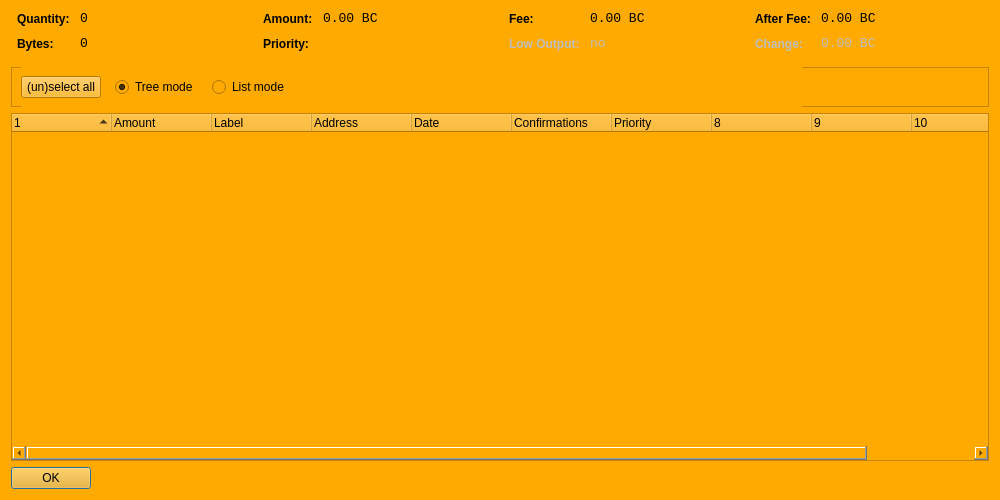
<?xml version="1.0" encoding="UTF-8"?>
<ui version="4.0">
 <class>CoinControlDialog</class>
 <widget class="QDialog" name="CoinControlDialog">
  <property name="geometry">
   <rect>
    <x>0</x>
    <y>0</y>
    <width>1000</width>
    <height>500</height>
   </rect>
  </property>
  <property name="palette">
   <palette>
    <active>
     <colorrole role="WindowText">
      <brush brushstyle="SolidPattern">
       <color alpha="255">
        <red>0</red>
        <green>0</green>
        <blue>0</blue>
       </color>
      </brush>
     </colorrole>
     <colorrole role="Button">
      <brush brushstyle="SolidPattern">
       <color alpha="255">
        <red>255</red>
        <green>170</green>
        <blue>0</blue>
       </color>
      </brush>
     </colorrole>
     <colorrole role="Light">
      <brush brushstyle="SolidPattern">
       <color alpha="255">
        <red>255</red>
        <green>213</green>
        <blue>127</blue>
       </color>
      </brush>
     </colorrole>
     <colorrole role="Midlight">
      <brush brushstyle="SolidPattern">
       <color alpha="255">
        <red>255</red>
        <green>191</green>
        <blue>63</blue>
       </color>
      </brush>
     </colorrole>
     <colorrole role="Dark">
      <brush brushstyle="SolidPattern">
       <color alpha="255">
        <red>127</red>
        <green>85</green>
        <blue>0</blue>
       </color>
      </brush>
     </colorrole>
     <colorrole role="Mid">
      <brush brushstyle="SolidPattern">
       <color alpha="255">
        <red>170</red>
        <green>113</green>
        <blue>0</blue>
       </color>
      </brush>
     </colorrole>
     <colorrole role="Text">
      <brush brushstyle="SolidPattern">
       <color alpha="255">
        <red>0</red>
        <green>0</green>
        <blue>0</blue>
       </color>
      </brush>
     </colorrole>
     <colorrole role="BrightText">
      <brush brushstyle="SolidPattern">
       <color alpha="255">
        <red>255</red>
        <green>255</green>
        <blue>255</blue>
       </color>
      </brush>
     </colorrole>
     <colorrole role="ButtonText">
      <brush brushstyle="SolidPattern">
       <color alpha="255">
        <red>0</red>
        <green>0</green>
        <blue>0</blue>
       </color>
      </brush>
     </colorrole>
     <colorrole role="Base">
      <brush brushstyle="SolidPattern">
       <color alpha="255">
        <red>255</red>
        <green>170</green>
        <blue>0</blue>
       </color>
      </brush>
     </colorrole>
     <colorrole role="Window">
      <brush brushstyle="SolidPattern">
       <color alpha="255">
        <red>255</red>
        <green>170</green>
        <blue>0</blue>
       </color>
      </brush>
     </colorrole>
     <colorrole role="Shadow">
      <brush brushstyle="SolidPattern">
       <color alpha="255">
        <red>0</red>
        <green>0</green>
        <blue>0</blue>
       </color>
      </brush>
     </colorrole>
     <colorrole role="AlternateBase">
      <brush brushstyle="SolidPattern">
       <color alpha="255">
        <red>255</red>
        <green>212</green>
        <blue>127</blue>
       </color>
      </brush>
     </colorrole>
     <colorrole role="ToolTipBase">
      <brush brushstyle="SolidPattern">
       <color alpha="255">
        <red>255</red>
        <green>255</green>
        <blue>220</blue>
       </color>
      </brush>
     </colorrole>
     <colorrole role="ToolTipText">
      <brush brushstyle="SolidPattern">
       <color alpha="255">
        <red>0</red>
        <green>0</green>
        <blue>0</blue>
       </color>
      </brush>
     </colorrole>
    </active>
    <inactive>
     <colorrole role="WindowText">
      <brush brushstyle="SolidPattern">
       <color alpha="255">
        <red>0</red>
        <green>0</green>
        <blue>0</blue>
       </color>
      </brush>
     </colorrole>
     <colorrole role="Button">
      <brush brushstyle="SolidPattern">
       <color alpha="255">
        <red>255</red>
        <green>170</green>
        <blue>0</blue>
       </color>
      </brush>
     </colorrole>
     <colorrole role="Light">
      <brush brushstyle="SolidPattern">
       <color alpha="255">
        <red>255</red>
        <green>213</green>
        <blue>127</blue>
       </color>
      </brush>
     </colorrole>
     <colorrole role="Midlight">
      <brush brushstyle="SolidPattern">
       <color alpha="255">
        <red>255</red>
        <green>191</green>
        <blue>63</blue>
       </color>
      </brush>
     </colorrole>
     <colorrole role="Dark">
      <brush brushstyle="SolidPattern">
       <color alpha="255">
        <red>127</red>
        <green>85</green>
        <blue>0</blue>
       </color>
      </brush>
     </colorrole>
     <colorrole role="Mid">
      <brush brushstyle="SolidPattern">
       <color alpha="255">
        <red>170</red>
        <green>113</green>
        <blue>0</blue>
       </color>
      </brush>
     </colorrole>
     <colorrole role="Text">
      <brush brushstyle="SolidPattern">
       <color alpha="255">
        <red>0</red>
        <green>0</green>
        <blue>0</blue>
       </color>
      </brush>
     </colorrole>
     <colorrole role="BrightText">
      <brush brushstyle="SolidPattern">
       <color alpha="255">
        <red>255</red>
        <green>255</green>
        <blue>255</blue>
       </color>
      </brush>
     </colorrole>
     <colorrole role="ButtonText">
      <brush brushstyle="SolidPattern">
       <color alpha="255">
        <red>0</red>
        <green>0</green>
        <blue>0</blue>
       </color>
      </brush>
     </colorrole>
     <colorrole role="Base">
      <brush brushstyle="SolidPattern">
       <color alpha="255">
        <red>255</red>
        <green>170</green>
        <blue>0</blue>
       </color>
      </brush>
     </colorrole>
     <colorrole role="Window">
      <brush brushstyle="SolidPattern">
       <color alpha="255">
        <red>255</red>
        <green>170</green>
        <blue>0</blue>
       </color>
      </brush>
     </colorrole>
     <colorrole role="Shadow">
      <brush brushstyle="SolidPattern">
       <color alpha="255">
        <red>0</red>
        <green>0</green>
        <blue>0</blue>
       </color>
      </brush>
     </colorrole>
     <colorrole role="AlternateBase">
      <brush brushstyle="SolidPattern">
       <color alpha="255">
        <red>255</red>
        <green>212</green>
        <blue>127</blue>
       </color>
      </brush>
     </colorrole>
     <colorrole role="ToolTipBase">
      <brush brushstyle="SolidPattern">
       <color alpha="255">
        <red>255</red>
        <green>255</green>
        <blue>220</blue>
       </color>
      </brush>
     </colorrole>
     <colorrole role="ToolTipText">
      <brush brushstyle="SolidPattern">
       <color alpha="255">
        <red>0</red>
        <green>0</green>
        <blue>0</blue>
       </color>
      </brush>
     </colorrole>
    </inactive>
    <disabled>
     <colorrole role="WindowText">
      <brush brushstyle="SolidPattern">
       <color alpha="255">
        <red>127</red>
        <green>85</green>
        <blue>0</blue>
       </color>
      </brush>
     </colorrole>
     <colorrole role="Button">
      <brush brushstyle="SolidPattern">
       <color alpha="255">
        <red>255</red>
        <green>170</green>
        <blue>0</blue>
       </color>
      </brush>
     </colorrole>
     <colorrole role="Light">
      <brush brushstyle="SolidPattern">
       <color alpha="255">
        <red>255</red>
        <green>213</green>
        <blue>127</blue>
       </color>
      </brush>
     </colorrole>
     <colorrole role="Midlight">
      <brush brushstyle="SolidPattern">
       <color alpha="255">
        <red>255</red>
        <green>191</green>
        <blue>63</blue>
       </color>
      </brush>
     </colorrole>
     <colorrole role="Dark">
      <brush brushstyle="SolidPattern">
       <color alpha="255">
        <red>127</red>
        <green>85</green>
        <blue>0</blue>
       </color>
      </brush>
     </colorrole>
     <colorrole role="Mid">
      <brush brushstyle="SolidPattern">
       <color alpha="255">
        <red>170</red>
        <green>113</green>
        <blue>0</blue>
       </color>
      </brush>
     </colorrole>
     <colorrole role="Text">
      <brush brushstyle="SolidPattern">
       <color alpha="255">
        <red>127</red>
        <green>85</green>
        <blue>0</blue>
       </color>
      </brush>
     </colorrole>
     <colorrole role="BrightText">
      <brush brushstyle="SolidPattern">
       <color alpha="255">
        <red>255</red>
        <green>255</green>
        <blue>255</blue>
       </color>
      </brush>
     </colorrole>
     <colorrole role="ButtonText">
      <brush brushstyle="SolidPattern">
       <color alpha="255">
        <red>127</red>
        <green>85</green>
        <blue>0</blue>
       </color>
      </brush>
     </colorrole>
     <colorrole role="Base">
      <brush brushstyle="SolidPattern">
       <color alpha="255">
        <red>255</red>
        <green>170</green>
        <blue>0</blue>
       </color>
      </brush>
     </colorrole>
     <colorrole role="Window">
      <brush brushstyle="SolidPattern">
       <color alpha="255">
        <red>255</red>
        <green>170</green>
        <blue>0</blue>
       </color>
      </brush>
     </colorrole>
     <colorrole role="Shadow">
      <brush brushstyle="SolidPattern">
       <color alpha="255">
        <red>0</red>
        <green>0</green>
        <blue>0</blue>
       </color>
      </brush>
     </colorrole>
     <colorrole role="AlternateBase">
      <brush brushstyle="SolidPattern">
       <color alpha="255">
        <red>255</red>
        <green>170</green>
        <blue>0</blue>
       </color>
      </brush>
     </colorrole>
     <colorrole role="ToolTipBase">
      <brush brushstyle="SolidPattern">
       <color alpha="255">
        <red>255</red>
        <green>255</green>
        <blue>220</blue>
       </color>
      </brush>
     </colorrole>
     <colorrole role="ToolTipText">
      <brush brushstyle="SolidPattern">
       <color alpha="255">
        <red>0</red>
        <green>0</green>
        <blue>0</blue>
       </color>
      </brush>
     </colorrole>
    </disabled>
   </palette>
  </property>
  <property name="windowTitle">
   <string>Coin Control</string>
  </property>
  <property name="styleSheet">
   <string notr="true">background-color: rgb(255, 170, 0);</string>
  </property>
  <layout class="QVBoxLayout" name="verticalLayout">
   <item>
    <layout class="QHBoxLayout" name="horizontalLayoutTop" stretch="0,0,0,0">
     <property name="topMargin">
      <number>0</number>
     </property>
     <property name="bottomMargin">
      <number>10</number>
     </property>
     <item>
      <layout class="QFormLayout" name="formLayoutCoinControl1">
       <property name="horizontalSpacing">
        <number>10</number>
       </property>
       <property name="verticalSpacing">
        <number>10</number>
       </property>
       <property name="leftMargin">
        <number>6</number>
       </property>
       <property name="rightMargin">
        <number>6</number>
       </property>
       <item row="0" column="0">
        <widget class="QLabel" name="labelCoinControlQuantityText">
         <property name="styleSheet">
          <string notr="true">font-weight:bold;</string>
         </property>
         <property name="text">
          <string>Quantity:</string>
         </property>
        </widget>
       </item>
       <item row="0" column="1">
        <widget class="QLabel" name="labelCoinControlQuantity">
         <property name="font">
          <font>
           <family>Monospace</family>
           <pointsize>10</pointsize>
          </font>
         </property>
         <property name="cursor">
          <cursorShape>IBeamCursor</cursorShape>
         </property>
         <property name="contextMenuPolicy">
          <enum>Qt::ActionsContextMenu</enum>
         </property>
         <property name="text">
          <string notr="true">0</string>
         </property>
         <property name="textInteractionFlags">
          <set>Qt::LinksAccessibleByMouse|Qt::TextSelectableByKeyboard|Qt::TextSelectableByMouse</set>
         </property>
        </widget>
       </item>
       <item row="1" column="0">
        <widget class="QLabel" name="labelCoinControlBytesText">
         <property name="styleSheet">
          <string notr="true">font-weight:bold;</string>
         </property>
         <property name="text">
          <string>Bytes:</string>
         </property>
        </widget>
       </item>
       <item row="1" column="1">
        <widget class="QLabel" name="labelCoinControlBytes">
         <property name="font">
          <font>
           <family>Monospace</family>
           <pointsize>10</pointsize>
          </font>
         </property>
         <property name="cursor">
          <cursorShape>IBeamCursor</cursorShape>
         </property>
         <property name="contextMenuPolicy">
          <enum>Qt::ActionsContextMenu</enum>
         </property>
         <property name="text">
          <string notr="true">0</string>
         </property>
         <property name="textInteractionFlags">
          <set>Qt::LinksAccessibleByMouse|Qt::TextSelectableByKeyboard|Qt::TextSelectableByMouse</set>
         </property>
        </widget>
       </item>
      </layout>
     </item>
     <item>
      <layout class="QFormLayout" name="formLayoutCoinControl2">
       <property name="horizontalSpacing">
        <number>10</number>
       </property>
       <property name="verticalSpacing">
        <number>10</number>
       </property>
       <property name="leftMargin">
        <number>6</number>
       </property>
       <property name="rightMargin">
        <number>6</number>
       </property>
       <item row="0" column="0">
        <widget class="QLabel" name="labelCoinControlAmountText">
         <property name="styleSheet">
          <string notr="true">font-weight:bold;</string>
         </property>
         <property name="text">
          <string>Amount:</string>
         </property>
        </widget>
       </item>
       <item row="0" column="1">
        <widget class="QLabel" name="labelCoinControlAmount">
         <property name="font">
          <font>
           <family>Monospace</family>
           <pointsize>10</pointsize>
          </font>
         </property>
         <property name="cursor">
          <cursorShape>IBeamCursor</cursorShape>
         </property>
         <property name="contextMenuPolicy">
          <enum>Qt::ActionsContextMenu</enum>
         </property>
         <property name="text">
          <string notr="true">0.00 BC</string>
         </property>
         <property name="textInteractionFlags">
          <set>Qt::LinksAccessibleByMouse|Qt::TextSelectableByKeyboard|Qt::TextSelectableByMouse</set>
         </property>
        </widget>
       </item>
       <item row="1" column="0">
        <widget class="QLabel" name="labelCoinControlPriorityText">
         <property name="styleSheet">
          <string notr="true">font-weight:bold;</string>
         </property>
         <property name="text">
          <string>Priority:</string>
         </property>
        </widget>
       </item>
       <item row="1" column="1">
        <widget class="QLabel" name="labelCoinControlPriority">
         <property name="font">
          <font>
           <family>Monospace</family>
           <pointsize>10</pointsize>
          </font>
         </property>
         <property name="cursor">
          <cursorShape>IBeamCursor</cursorShape>
         </property>
         <property name="contextMenuPolicy">
          <enum>Qt::ActionsContextMenu</enum>
         </property>
         <property name="text">
          <string/>
         </property>
         <property name="textInteractionFlags">
          <set>Qt::LinksAccessibleByMouse|Qt::TextSelectableByKeyboard|Qt::TextSelectableByMouse</set>
         </property>
        </widget>
       </item>
      </layout>
     </item>
     <item>
      <layout class="QFormLayout" name="formLayoutCoinControl3">
       <property name="horizontalSpacing">
        <number>10</number>
       </property>
       <property name="verticalSpacing">
        <number>10</number>
       </property>
       <property name="leftMargin">
        <number>6</number>
       </property>
       <property name="rightMargin">
        <number>6</number>
       </property>
       <item row="0" column="0">
        <widget class="QLabel" name="labelCoinControlFeeText">
         <property name="styleSheet">
          <string notr="true">font-weight:bold;</string>
         </property>
         <property name="text">
          <string>Fee:</string>
         </property>
        </widget>
       </item>
       <item row="0" column="1">
        <widget class="QLabel" name="labelCoinControlFee">
         <property name="font">
          <font>
           <family>Monospace</family>
           <pointsize>10</pointsize>
          </font>
         </property>
         <property name="cursor">
          <cursorShape>IBeamCursor</cursorShape>
         </property>
         <property name="contextMenuPolicy">
          <enum>Qt::ActionsContextMenu</enum>
         </property>
         <property name="text">
          <string notr="true">0.00 BC</string>
         </property>
         <property name="textInteractionFlags">
          <set>Qt::LinksAccessibleByMouse|Qt::TextSelectableByKeyboard|Qt::TextSelectableByMouse</set>
         </property>
        </widget>
       </item>
       <item row="1" column="0">
        <widget class="QLabel" name="labelCoinControlLowOutputText">
         <property name="enabled">
          <bool>false</bool>
         </property>
         <property name="styleSheet">
          <string notr="true">font-weight:bold;</string>
         </property>
         <property name="text">
          <string>Low Output:</string>
         </property>
        </widget>
       </item>
       <item row="1" column="1">
        <widget class="QLabel" name="labelCoinControlLowOutput">
         <property name="enabled">
          <bool>false</bool>
         </property>
         <property name="font">
          <font>
           <family>Monospace</family>
           <pointsize>10</pointsize>
          </font>
         </property>
         <property name="cursor">
          <cursorShape>IBeamCursor</cursorShape>
         </property>
         <property name="contextMenuPolicy">
          <enum>Qt::ActionsContextMenu</enum>
         </property>
         <property name="text">
          <string notr="true">no</string>
         </property>
         <property name="textInteractionFlags">
          <set>Qt::LinksAccessibleByMouse|Qt::TextSelectableByKeyboard|Qt::TextSelectableByMouse</set>
         </property>
        </widget>
       </item>
      </layout>
     </item>
     <item>
      <layout class="QFormLayout" name="formLayoutCoinControl4">
       <property name="horizontalSpacing">
        <number>10</number>
       </property>
       <property name="verticalSpacing">
        <number>10</number>
       </property>
       <property name="leftMargin">
        <number>6</number>
       </property>
       <property name="rightMargin">
        <number>6</number>
       </property>
       <item row="0" column="0">
        <widget class="QLabel" name="labelCoinControlAfterFeeText">
         <property name="styleSheet">
          <string notr="true">font-weight:bold;</string>
         </property>
         <property name="text">
          <string>After Fee:</string>
         </property>
        </widget>
       </item>
       <item row="0" column="1">
        <widget class="QLabel" name="labelCoinControlAfterFee">
         <property name="font">
          <font>
           <family>Monospace</family>
           <pointsize>10</pointsize>
          </font>
         </property>
         <property name="cursor">
          <cursorShape>IBeamCursor</cursorShape>
         </property>
         <property name="contextMenuPolicy">
          <enum>Qt::ActionsContextMenu</enum>
         </property>
         <property name="text">
          <string notr="true">0.00 BC</string>
         </property>
         <property name="textInteractionFlags">
          <set>Qt::LinksAccessibleByMouse|Qt::TextSelectableByKeyboard|Qt::TextSelectableByMouse</set>
         </property>
        </widget>
       </item>
       <item row="1" column="0">
        <widget class="QLabel" name="labelCoinControlChangeText">
         <property name="enabled">
          <bool>false</bool>
         </property>
         <property name="styleSheet">
          <string notr="true">font-weight:bold;</string>
         </property>
         <property name="text">
          <string>Change:</string>
         </property>
        </widget>
       </item>
       <item row="1" column="1">
        <widget class="QLabel" name="labelCoinControlChange">
         <property name="enabled">
          <bool>false</bool>
         </property>
         <property name="font">
          <font>
           <family>Monospace</family>
           <pointsize>10</pointsize>
          </font>
         </property>
         <property name="cursor">
          <cursorShape>IBeamCursor</cursorShape>
         </property>
         <property name="contextMenuPolicy">
          <enum>Qt::ActionsContextMenu</enum>
         </property>
         <property name="text">
          <string notr="true">0.00 BC</string>
         </property>
         <property name="textInteractionFlags">
          <set>Qt::LinksAccessibleByMouse|Qt::TextSelectableByKeyboard|Qt::TextSelectableByMouse</set>
         </property>
        </widget>
       </item>
      </layout>
     </item>
    </layout>
   </item>
   <item>
    <widget class="QFrame" name="frame">
     <property name="minimumSize">
      <size>
       <width>0</width>
       <height>40</height>
      </size>
     </property>
     <property name="frameShape">
      <enum>QFrame::StyledPanel</enum>
     </property>
     <property name="frameShadow">
      <enum>QFrame::Sunken</enum>
     </property>
     <widget class="QWidget" name="horizontalLayoutWidget">
      <property name="geometry">
       <rect>
        <x>10</x>
        <y>0</y>
        <width>781</width>
        <height>41</height>
       </rect>
      </property>
      <layout class="QHBoxLayout" name="horizontalLayoutPanel" stretch="0,0,0,0">
       <property name="spacing">
        <number>14</number>
       </property>
       <item>
        <widget class="QPushButton" name="pushButtonSelectAll">
         <property name="sizePolicy">
          <sizepolicy hsizetype="Maximum" vsizetype="Fixed">
           <horstretch>0</horstretch>
           <verstretch>0</verstretch>
          </sizepolicy>
         </property>
         <property name="text">
          <string>(un)select all</string>
         </property>
        </widget>
       </item>
       <item>
        <widget class="QRadioButton" name="radioTreeMode">
         <property name="sizePolicy">
          <sizepolicy hsizetype="Maximum" vsizetype="Fixed">
           <horstretch>0</horstretch>
           <verstretch>0</verstretch>
          </sizepolicy>
         </property>
         <property name="text">
          <string>Tree mode</string>
         </property>
         <property name="checked">
          <bool>true</bool>
         </property>
        </widget>
       </item>
       <item>
        <widget class="QRadioButton" name="radioListMode">
         <property name="sizePolicy">
          <sizepolicy hsizetype="Maximum" vsizetype="Fixed">
           <horstretch>0</horstretch>
           <verstretch>0</verstretch>
          </sizepolicy>
         </property>
         <property name="text">
          <string>List mode</string>
         </property>
        </widget>
       </item>
       <item>
        <spacer name="horizontalSpacer">
         <property name="orientation">
          <enum>Qt::Horizontal</enum>
         </property>
         <property name="sizeHint" stdset="0">
          <size>
           <width>40</width>
           <height>20</height>
          </size>
         </property>
        </spacer>
       </item>
      </layout>
     </widget>
    </widget>
   </item>
   <item>
    <widget class="CoinControlTreeWidget" name="treeWidget">
     <property name="contextMenuPolicy">
      <enum>Qt::CustomContextMenu</enum>
     </property>
     <property name="sortingEnabled">
      <bool>false</bool>
     </property>
     <property name="columnCount">
      <number>11</number>
     </property>
     <attribute name="headerShowSortIndicator" stdset="0">
      <bool>true</bool>
     </attribute>
     <attribute name="headerStretchLastSection">
      <bool>false</bool>
     </attribute>
     <column>
      <property name="text">
       <string/>
      </property>
     </column>
     <column>
      <property name="text">
       <string>Amount</string>
      </property>
     </column>
     <column>
      <property name="text">
       <string>Label</string>
      </property>
     </column>
     <column>
      <property name="text">
       <string>Address</string>
      </property>
     </column>
     <column>
      <property name="text">
       <string>Date</string>
      </property>
     </column>
     <column>
      <property name="text">
       <string>Confirmations</string>
      </property>
      <property name="toolTip">
       <string>Confirmed</string>
      </property>
     </column>
     <column>
      <property name="text">
       <string>Priority</string>
      </property>
     </column>
     <column>
      <property name="text">
       <string/>
      </property>
     </column>
     <column>
      <property name="text">
       <string/>
      </property>
     </column>
     <column>
      <property name="text">
       <string/>
      </property>
     </column>
     <column>
      <property name="text">
       <string/>
      </property>
     </column>
    </widget>
   </item>
   <item>
    <widget class="QDialogButtonBox" name="buttonBox">
     <property name="sizePolicy">
      <sizepolicy hsizetype="Maximum" vsizetype="Fixed">
       <horstretch>0</horstretch>
       <verstretch>0</verstretch>
      </sizepolicy>
     </property>
     <property name="orientation">
      <enum>Qt::Horizontal</enum>
     </property>
     <property name="standardButtons">
      <set>QDialogButtonBox::Ok</set>
     </property>
    </widget>
   </item>
  </layout>
 </widget>
 <customwidgets>
  <customwidget>
   <class>CoinControlTreeWidget</class>
   <extends>QTreeWidget</extends>
   <header>coincontroltreewidget.h</header>
  </customwidget>
 </customwidgets>
 <resources/>
 <connections/>
</ui>
